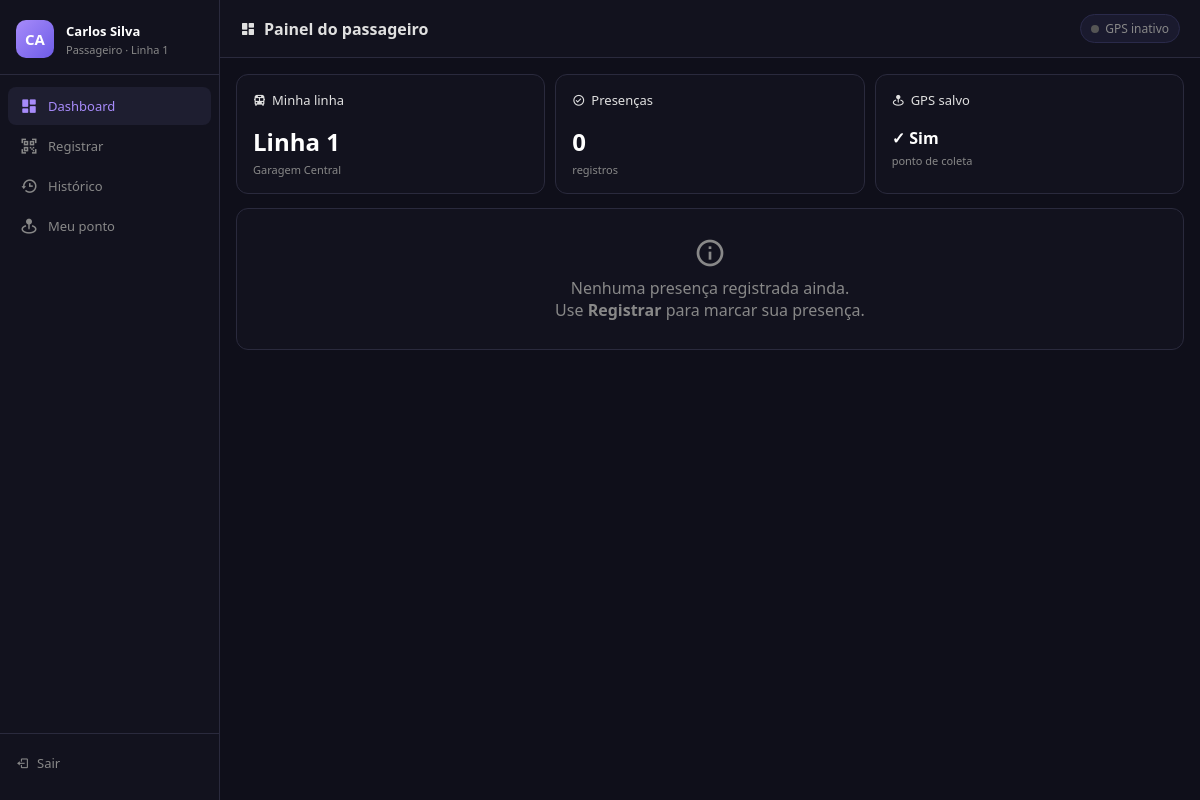
Screenshot of /usuario (signed in) with the database file from the repository.
### tables this page shows
CREATE TABLE usuarios (
        id INTEGER PRIMARY KEY AUTOINCREMENT,
        nome varchar(100) not null,
        email varchar(100) UNIQUE,
        senha varchar(100) not null,
        ponto varchar(100) not null,
        tipo varchar(20) not null
    , latitude_residencia REAL, longitude_residencia REAL, lat_residencia REAL, lng_residencia REAL, linha VARCHAR(50));

### app.py (the view)
@app.route("/usuario")
def usuario():
    if "user_id" not in session:
        return redirect("/login")
    conn = get_db()
    info = conn.execute(
        "SELECT * FROM usuarios WHERE id=?", (session["user_id"],)
    ).fetchone()
    historico = conn.execute("""
        SELECT strftime('%d/%m/%Y', p.data_hora) AS data,
               strftime('%H:%M',   p.data_hora) AS hora,
               CAST(p.distancia_m AS INTEGER)    AS distancia_m,
               u.nome                            AS motorista
        FROM presencas p JOIN usuarios u ON u.id = p.motorista_id
        WHERE p.usuario_id=?
        ORDER BY p.data_hora DESC LIMIT 10
    """, (session["user_id"],)).fetchall()
    pontos_mapa = conn.execute("""
        SELECT u.nome, u.ponto, u.linha,
               u.lat_residencia AS lat, u.lng_residencia AS lng
        FROM usuarios u
        WHERE u.tipo='usuario' AND u.lat_residencia IS NOT NULL
    """).fetchall()
    conn.close()
    return render_template("usuario.html",
        info      =dict(info),
        historico =[dict(h) for h in historico],
        pontos_mapa=[dict(p) for p in pontos_mapa])

### app.py (called while the page is built)
def get_db():
    conn = sqlite3.connect("database.db")
    conn.row_factory = sqlite3.Row
    return conn

### templates/usuario.html (shortened to what this page needs)
<!DOCTYPE html>
<html lang="pt-br">
<head>
    <link href="https://unpkg.com/boxicons@2.1.4/css/boxicons.min.css" rel="stylesheet">
    <link rel="stylesheet" href="{{ url_for('static', filename='dashboard_usuario.css') }}">
</head>
<body class="pg-dash">
<div class="pdash">
    <aside class="psb">
        <div class="psb-brand">
            <div class="pav">{{ session['user'][:2].upper() }}</div>
            <div>
                <div class="pbn">{{ session['user'] }}</div>
                <div class="pbs">Passageiro · {{ info.linha or 'Linha 1' }}</div>
            </div>
        </div>
        <nav class="psnav">
            <div class="pni on"  onclick="showTab('tab-home')">   <i class='bx bxs-dashboard'></i> Dashboard</div>
            <div class="pni"     onclick="showTab('tab-scanner')"> <i class='bx bx-qr-scan'></i> Registrar</div>
            <div class="pni"     onclick="showTab('tab-historico')"><i class='bx bx-history'></i> Histórico</div>
            <div class="pni"     onclick="showTab('tab-ponto')">   <i class='bx bxs-map-pin'></i> Meu ponto</div>
        </nav>
        <div class="psf">
            <a href="/logout" class="plo"><i class='bx bx-log-out'></i> Sair</a>
        </div>
    </aside>
    <div class="pmn">
        <div class="ptb">
            <h1 id="topTitle"><i class='bx bxs-dashboard'></i> Painel do passageiro</h1>
            <div class="ptbr">
                <div id="gps-badge" class="gps-badge">
                    <div class="gdot"></div>
                    <span id="gps-txt">GPS...</span>
                </div>
            </div>
        </div>
        <div class="pcnt">
            <div id="tab-home" class="ptab active">
                <div class="ptop-row">
                    <div class="pcard">
                        <div class="pchd"><i class='bx bxs-bus'></i> Minha linha</div>
                        <div class="pbig">{{ info.linha or 'Linha 1' }}</div>
                        <div class="psub">{{ info.ponto or '—' }}</div>
                    </div>
                    <div class="pcard">
                        <div class="pchd"><i class='bx bx-check-circle'></i> Presenças</div>
                        <div class="pbig">{{ historico | length }}</div>
                        <div class="psub">registros</div>
                    </div>
                    <div class="pcard">
                        <div class="pchd"><i class='bx bxs-map-pin'></i> GPS salvo</div>
                        <div class="pbig" style="font-size:1rem;margin-top:6px">
                            {% if info.lat_residencia %}✓ Sim{% else %}— Não{% endif %}
                        </div>
                        <div class="psub">ponto de coleta</div>
                    </div>
                </div>
                {% if historico %}
                <div class="pcard">
                    <div class="pchd"><i class='bx bx-time-five'></i> Última presença</div>
                    <div style="margin-top:8px">
                        <div style="font-size:.95rem;font-weight:600;color:#e0e0e0">
                            {{ historico[0].data }} às {{ historico[0].hora }}
                        </div>
                        <div style="font-size:.83rem;color:#888;margin-top:4px">
                            Motorista: {{ historico[0].motorista }}
                        </div>
                        {% if historico[0].distancia_m %}
                        <div style="font-size:.82rem;color:#6fcf97;margin-top:4px">
                            <i class='bx bx-map'></i> {{ historico[0].distancia_m }} m do ônibus
                        </div>
                        {% endif %}
                    </div>
                </div>
                {% else %}
                <div class="pcard" style="text-align:center;color:#888;padding:28px 16px">
                    <i class='bx bx-info-circle' style="font-size:2rem;display:block;margin-bottom:8px"></i>
                    Nenhuma presença registrada ainda.<br>
                    Use <b>Registrar</b> para marcar sua presença.
                </div>
                {% endif %}
            </div>
        </div>
    </div>
</div>
<link rel="stylesheet" href="https://unpkg.com/leaflet@1.9.4/dist/leaflet.css">
</body>
</html>

### static/dashboard_usuario.css (style rules this page uses)
*, *::before, *::after { box-sizing: border-box; margin: 0; padding: 0; }
body.pg-dash { background: #0f0f1a; color: #e0e0e0; font-family: 'Segoe UI', sans-serif; min-height: 100vh; }
.pdash { display: flex; min-height: 100vh; }
.psb { width: 220px; flex-shrink: 0; background: #12121e; border-right: 1px solid #2a2a3d; display: flex; flex-direction: column; padding: 20px 0; position: sticky; top: 0; height: 100vh; transition: transform .25s; }
.psb-brand { display: flex; align-items: center; gap: 12px; padding: 0 16px 16px; border-bottom: 1px solid #2a2a3d; margin-bottom: 12px; }
.pav { width: 38px; height: 38px; border-radius: 10px; background: linear-gradient(135deg, #a78bfa, #6d5ce7); display: flex; align-items: center; justify-content: center; font-weight: 700; font-size: 15px; color: #fff; flex-shrink: 0; }
.pbn { font-size: 13px; font-weight: 600; color: #fff; }
.pbs { font-size: 11px; color: #888; margin-top: 2px; }
.psnav { flex: 1; padding: 0 8px; }
.pni { display: flex; align-items: center; gap: 10px; padding: 10px 12px; border-radius: 8px; font-size: 13px; color: #888; cursor: pointer; margin-bottom: 2px; transition: all .15s; }
.pni.on { background: #1e1e30; color: #a78bfa; }
.pni i { font-size: 18px; }
.psf { padding: 12px 16px 0; border-top: 1px solid #2a2a3d; margin-top: auto; }
.plo { display: flex; align-items: center; gap: 8px; font-size: 13px; color: #888; text-decoration: none; padding: 8px 0; }
.pmn { flex: 1; display: flex; flex-direction: column; min-height: 100vh; }
.ptb { background: #12121e; border-bottom: 1px solid #2a2a3d; padding: 14px 20px; display: flex; align-items: center; justify-content: space-between; position: sticky; top: 0; z-index: 10; }
.ptb h1 { font-size: 16px; font-weight: 600; display: flex; align-items: center; gap: 8px; }
.ptbr { display: flex; align-items: center; gap: 10px; }
.gps-badge { display: flex; align-items: center; gap: 6px; padding: 5px 10px; border-radius: 20px; font-size: 12px; background: #1a1a2e; border: 1px solid #2a2a4a; color: #888; }
.gdot { width: 8px; height: 8px; border-radius: 50%; background: #555; flex-shrink: 0; }
.pcnt { padding: 16px; flex: 1; padding-bottom: 80px; }
.ptab { display: none; }
.ptab.active { display: block; }
.pcard { background: #12121e; border: 1px solid #2a2a3d; border-radius: 12px; padding: 16px; margin-bottom: 14px; }
.pchd { font-size: 13px; font-weight: 500; color: #e0e0e0; margin-bottom: 12px; display: flex; align-items: center; gap: 6px; }
.ptop-row { display: flex; gap: 10px; flex-wrap: wrap; margin-bottom: 14px; }
.ptop-row .pcard { flex: 1; min-width: 120px; margin-bottom: 0; display: flex; flex-direction: column; }
.pbig { font-size: 1.5rem; font-weight: 700; color: #fff; margin-top: 4px; }
.psub { font-size: 11px; color: #888; margin-top: 4px; }

### rows the page displays
usuarios: user "Carlos Silva", linha "Linha 1", ponto "Garagem Central"

### other values shown
{{ session['user'][:2].upper() }} "CA"
{{ historico | length }} "0"
